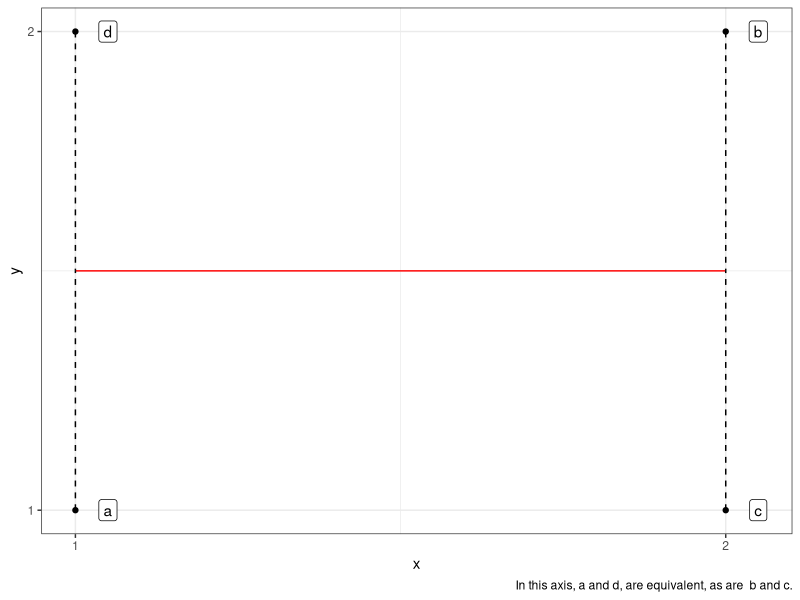
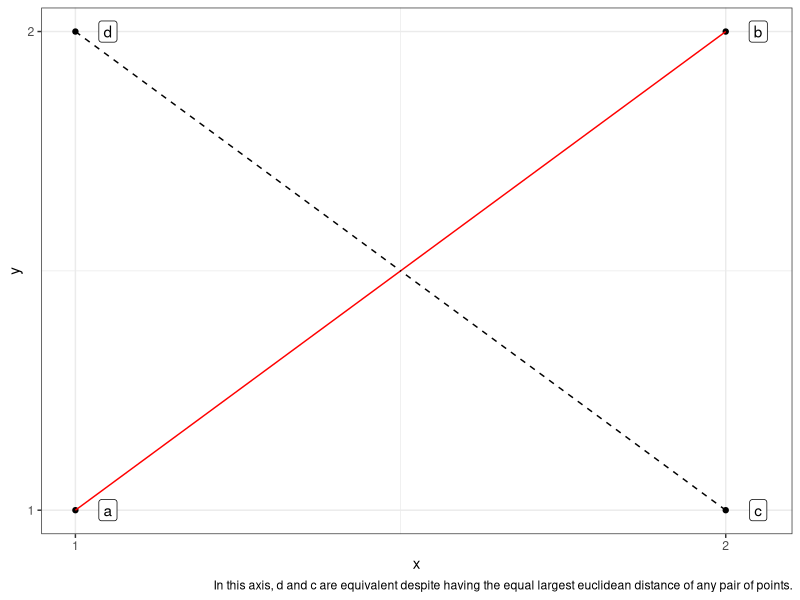
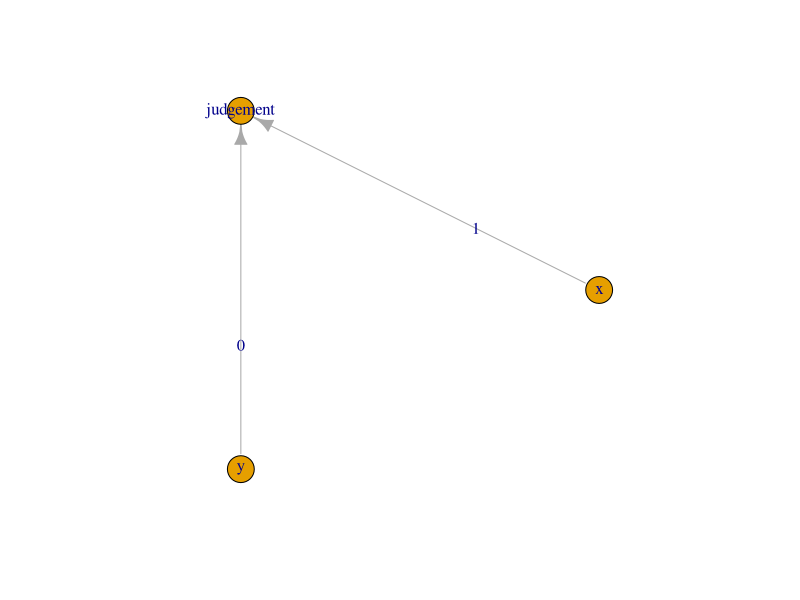
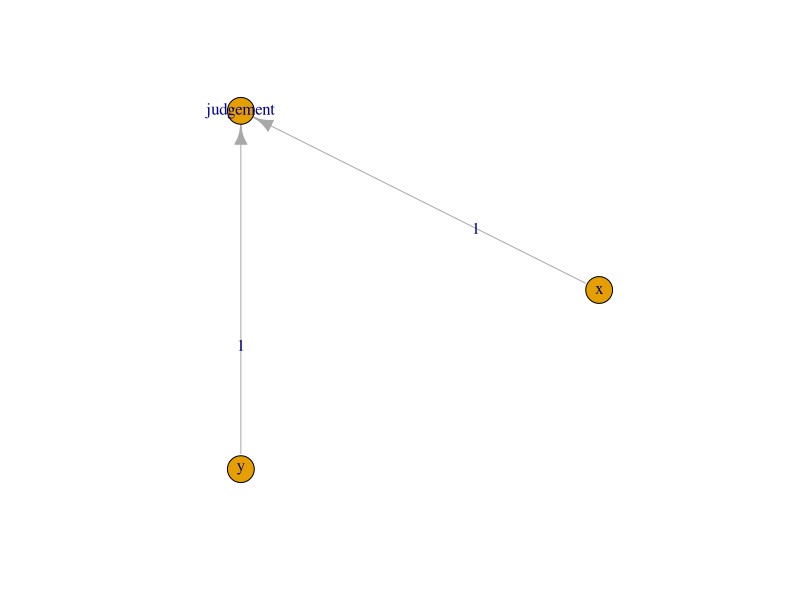

Source code (R) for these figures, in order:
## ---- chunk 1
knitr::opts_chunk$set(echo = TRUE)
## ---- chunk 2
library(tidyverse)

df <-  tibble(obs = letters[1:4], 
              x = c(1,2,2,1), 
              y = rep(1:2, 2), 
              flat = rep(1.5, 4),
              pos = c(1, 2, 2, 1), 
              posx = c(1,2,1.5, 1.5),
              posy = posx)

p <-  ggplot(df, aes(x,y)) + 
  geom_point() + 
  geom_label(aes(label = obs), nudge_x = .05) +
  theme_bw() + 
  scale_x_continuous(breaks = 1:2) +
  scale_y_continuous(breaks = 1:2)

p + geom_line(aes(y = flat), colour = "red") + 
  geom_linerange(aes(ymin = y, ymax = flat), linetype = "dashed") + labs(caption = "In this axis, a and d, are equivalent, as are  b and c.")

p + geom_line(aes(y = pos), colour = "red") + 
  geom_segment(aes(y = y, yend = posy, x=x, xend = posx), linetype = "dashed") + labs(caption = "In this axis, d and c are equivalent despite having the equal largest euclidean distance of any pair of points.")
## ---- chunk 3
library(igraph)

g1 <- graph.formula("x" -+ "judgement",
                    "y" -+ "judgement",
                      simplify = TRUE)
E(g1)$label <- c(1, 0) 
g1$layout <- layout_in_circle(g1)

plot(g1, size = 90)

g2 <- graph.formula("x" -+ "judgement",
                    "y" -+ "judgement",
                      simplify = TRUE)
E(g2)$label <- c(1, 1) 
g2$layout <- layout_in_circle(g2)
plot(g2, size = 90)


